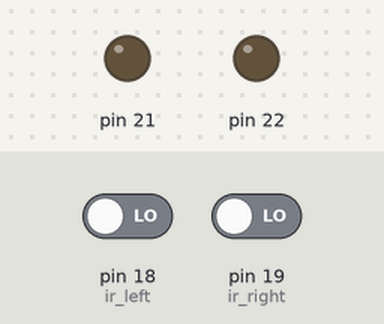
Bench run of a sketch on a simulated Arduino Mega 2560, built with avr-gcc and run on an emulated ATmega2560. Shown: output pins drawn as LEDs (lit = HIGH). The inputs (shaded band) are chosen by the test bench; at power-on: pin 18 (ir_left) LOW, pin 19 (ir_right) LOW.

Above: at 1.2 s.
1.3 s: pin 18 (ir_left) driven HIGH
At 1.9 s:
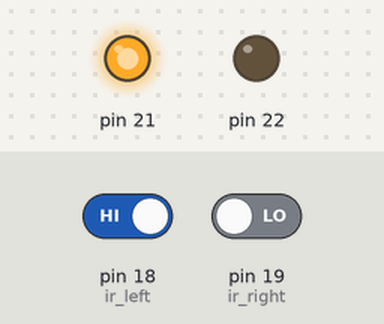
2.8 s: pin 18 (ir_left) driven LOW
At 3.1 s:
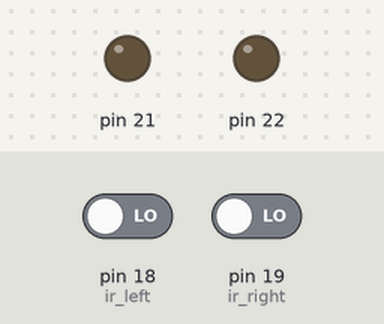
4.3 s: pin 19 (ir_right) driven HIGH
At 5.4 s:
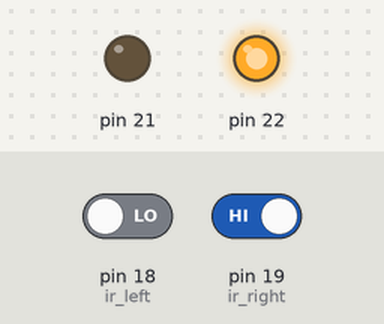
5.8 s: pin 19 (ir_right) driven LOW
At 6.5 s:
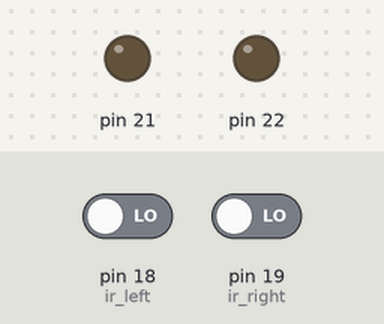
Timing chart, 0 to 8.3 s (numbered marks = the images above; inputs shaded):
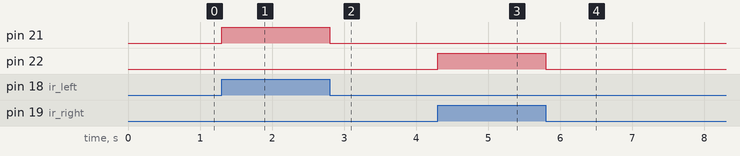

Measured:
- after the input at 1.3 s, pin 21: LOW → HIGH at once
- after the input at 2.8 s, pin 21: HIGH → LOW at once
- after the input at 4.3 s, pin 22: LOW → HIGH at once
- after the input at 5.8 s, pin 22: HIGH → LOW at once

The sketch:

Gesture_control.ino
```cpp
#define ir_left 18
#define ir_right 19
//#define green 22
//#define red 21

int red = 0;
int green = 0;
int count = 0;
void setup()
{
  pinMode(ir_left,INPUT);
  pinMode(ir_right,INPUT);
  pinMode(22,OUTPUT);
  pinMode(21,OUTPUT);
}

void loop() {
  int x = digitalRead(ir_left);
  int y = digitalRead(ir_right);
  while(x == LOW && y == LOW)
  {
    digitalWrite(21,LOW);
    digitalWrite(22,LOW);
   x = digitalRead(ir_left);
   y = digitalRead(ir_right);

  if(x == HIGH && y==LOW)
  {
    red=!red;
    digitalWrite(21,red);
    digitalWrite(22,LOW);

   delay(500);
  }
  if(y == HIGH && x==LOW)
  {
   green=!green;
   digitalWrite(22,green);
   digitalWrite(21,LOW);

   delay(500);
   }
 }
}
```
